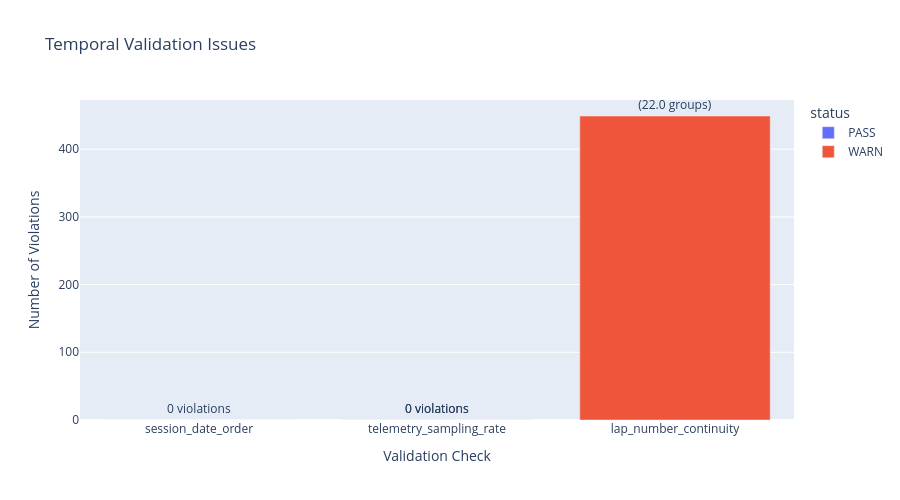

The code cell stored with this chart in its notebook:
### Code cell
temporal_df["violations_text"] = temporal_df.apply(
    lambda row: f"{row['violations']} gaps<br>({row['affected_groups']} groups)" 
    if "affected_groups" in row and row['affected_groups'] > 0 
    else f"{row['violations']} violations",
    axis=1
)

fig = px.bar(
    temporal_df,
    x="check",
    y="violations",
    color="status",
    text="violations_text",
    title="Temporal Validation Issues",
    labels={"violations": "Number of Violations", "check": "Validation Check"},
)

fig.update_traces(textposition="outside")
fig.update_layout(height=500, width=900)

fig.write_html(OUTPUT_CHARTS / "temporal_issues.html", include_plotlyjs="cdn")
try:
    fig.write_image(OUTPUT_CHARTS / "temporal_issues.png")
except Exception:
    pass
fig.show()

### Figure 1 — Plotly figure (JSON) as saved in the notebook; plotly's stock layout.template omitted (floating-point values rounded to 4 significant figures)
{"data": [{"hovertemplate": "status=PASS<br>Validation Check=%{x}<br>Number of Violations=%{y}<br>violations_text=%{text}<extra></extra>", "legendgroup": "PASS", "marker": {"color": "#636efa", "pattern": {"shape": ""}}, "name": "PASS", "orientation": "v", "showlegend": true, "text": ["0 violations", "0 violations", "0 violations"], "textposition": "outside", "type": "bar", "x": ["session_date_order", "telemetry_sampling_rate", "telemetry_sampling_rate"], "xaxis": "x", "y": [0, 0, 0], "yaxis": "y"}, {"hovertemplate": "status=WARN<br>Validation Check=%{x}<br>Number of Violations=%{y}<br>violations_text=%{text}<extra></extra>", "legendgroup": "WARN", "marker": {"color": "#EF553B", "pattern": {"shape": ""}}, "name": "WARN", "orientation": "v", "showlegend": true, "text": ["449 gaps<br>(22.0 groups)"], "textposition": "outside", "type": "bar", "x": ["lap_number_continuity"], "xaxis": "x", "y": [449], "yaxis": "y"}], "layout": {"barmode": "relative", "height": 500, "legend": {"title": {"text": "status"}, "tracegroupgap": 0}, "title": {"text": "Temporal Validation Issues"}, "width": 900, "xaxis": {"anchor": "y", "domain": [0, 1], "title": {"text": "Validation Check"}}, "yaxis": {"anchor": "x", "domain": [0, 1], "title": {"text": "Number of Violations"}}}}
